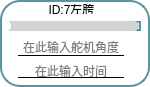
           <widget class="QFrame" name="frame_7">
            <property name="enabled">
             <bool>true</bool>
            </property>
            <property name="layoutDirection">
             <enum>Qt::LayoutDirection::RightToLeft</enum>
            </property>
            <property name="styleSheet">
             <string notr="true">* {
  background: white; /* 背景改为白色 */
  border: 2px solid #59969b; /* 使用与滑块一致的颜色 */
  border-radius: 20px;
}

</string>
            </property>
            <property name="frameShape">
             <enum>QFrame::Shape::StyledPanel</enum>
            </property>
            <property name="frameShadow">
             <enum>QFrame::Shadow::Raised</enum>
            </property>
            <widget class="QLabel" name="label_id7">
             <property name="geometry">
              <rect>
               <x>2</x>
               <y>4</y>
               <width>139</width>
               <height>10</height>
              </rect>
             </property>
             <property name="minimumSize">
              <size>
               <width>0</width>
               <height>10</height>
              </size>
             </property>
             <property name="maximumSize">
              <size>
               <width>16777215</width>
               <height>10</height>
              </size>
             </property>
             <property name="styleSheet">
              <string notr="true">QLabel{border: none; /* 去掉控件的边框 */}
QLabel{background: none; /* 去掉控件的边框 */}</string>
             </property>
             <property name="text">
              <string>ID:7左胯</string>
             </property>
             <property name="alignment">
              <set>Qt::AlignmentFlag::AlignCenter</set>
             </property>
            </widget>
            <widget class="QLineEdit" name="lineEdit_time7">
             <property name="geometry">
              <rect>
               <x>18</x>
               <y>63</y>
               <width>106</width>
               <height>15</height>
              </rect>
             </property>
             <property name="maximumSize">
              <size>
               <width>120</width>
               <height>15</height>
              </size>
             </property>
             <property name="styleSheet">
              <string notr="true">QLineEdit {
            border-top: none;
            border-left: none;
            border-right: none;
            border-bottom: 1px solid black;
            background-color: transparent;
        }
        
        QLineEdit:focus {
            border-bottom: 1px solid #2a70f4;
        }</string>
             </property>
             <property name="alignment">
              <set>Qt::AlignmentFlag::AlignCenter</set>
             </property>
             <property name="dragEnabled">
              <bool>false</bool>
             </property>
             <property name="placeholderText">
              <string>在此输入时间</string>
             </property>
            </widget>
            <widget class="QLineEdit" name="lineEdit_servo7">
             <property name="enabled">
              <bool>true</bool>
             </property>
             <property name="geometry">
              <rect>
               <x>18</x>
               <y>38</y>
               <width>106</width>
               <height>18</height>
              </rect>
             </property>
             <property name="maximumSize">
              <size>
               <width>120</width>
               <height>16777215</height>
              </size>
             </property>
             <property name="layoutDirection">
              <enum>Qt::LayoutDirection::LeftToRight</enum>
             </property>
             <property name="styleSheet">
              <string notr="true">QLineEdit {
            border-top: none;
            border-left: none;
            border-right: none;
            border-bottom: 1px solid black;
            background-color: transparent;
        }
        
        QLineEdit:focus {
            border-bottom: 1px solid #2a70f4;
        }</string>
             </property>
             <property name="alignment">
              <set>Qt::AlignmentFlag::AlignCenter</set>
             </property>
             <property name="placeholderText">
              <string>在此输入舵机角度</string>
             </property>
            </widget>
            <widget class="QSlider" name="Slider_Servo7">
             <property name="geometry">
              <rect>
               <x>2</x>
               <y>21</y>
               <width>139</width>
               <height>10</height>
              </rect>
             </property>
             <property name="maximumSize">
              <size>
               <width>16777215</width>
               <height>10</height>
              </size>
             </property>
             <property name="layoutDirection">
              <enum>Qt::LayoutDirection::LeftToRight</enum>
             </property>
             <property name="styleSheet">
              <string notr="true">QSlider::groove:horizontal {
    border: none;
    height: 10px;
    background-color: lightgray;
    border-radius: 5px;
}

QSlider::handle:horizontal {
    width: 12px; /* 增大滑块的宽度 */
    margin: -1px 0px -1px -5px;
    border-radius: 6px; /* 也可以调整圆角半径以匹配滑块的大小 */
    background-color: white;
}

QSlider::sub-page:horizontal {
    background-color: qlineargradient(x1:0, y1:0, x2:1, y2:1, stop:0 #59969b, stop:1 #04e7fa);
    border-radius: 5px;
}
</string>
             </property>
             <property name="minimum">
              <number>0</number>
             </property>
             <property name="maximum">
              <number>240</number>
             </property>
             <property name="orientation">
              <enum>Qt::Orientation::Horizontal</enum>
             </property>
             <property name="invertedAppearance">
              <bool>false</bool>
             </property>
             <property name="tickPosition">
              <enum>QSlider::TickPosition::NoTicks</enum>
             </property>
             <property name="tickInterval">
              <number>1</number>
             </property>
            </widget>
           </widget>
